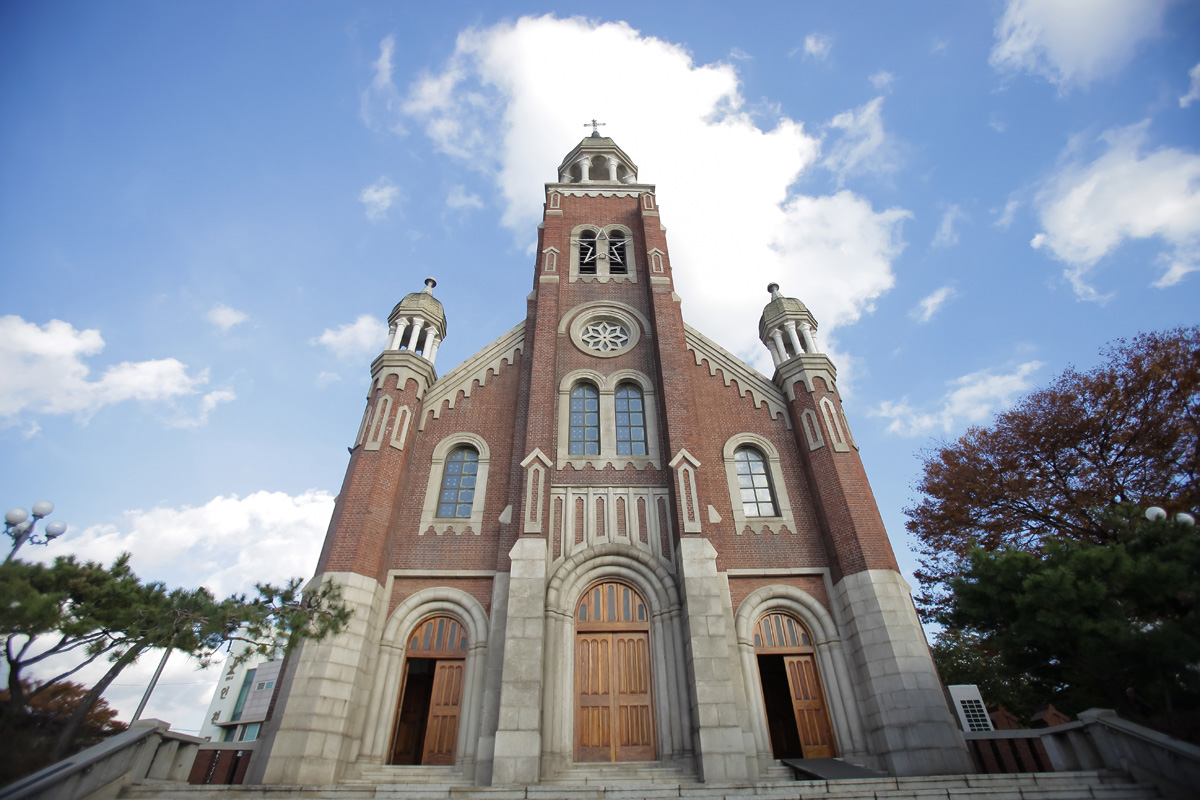
//> input picture Digital_Image_Processing_2021/11w/church.jpg, 1200 x 800 px
$ ./week11_hw3   (built with g++ and OpenCV 4)
//> lines starting //> are read from the running program, lines starting //| are printed output that depends on the picture
#include <iostream>
#include <algorithm>
#include <vector>
#include <ctime>
#include "opencv2/core/core.hpp"
#include "opencv2/highgui/highgui.hpp"
#include "opencv2/imgproc/imgproc.hpp"
#include "opencv2/imgcodecs/imgcodecs.hpp"
#include "opencv2/photo.hpp"
#include "opencv2/imgcodecs.hpp"
#include "opencv2/objdetect/objdetect.hpp"
#include "opencv2/features2d.hpp"

using namespace cv;
using namespace std;

void cvFeatureSIFT(Mat img, string naming);
Mat warpPers(Mat src);
Mat change_img(Mat img, int b);


void cvFeatureSIFT(Mat img, string naming) {

	cout <<naming<< " SIFT starting..." << endl;
	Mat gray;
	cvtColor(img, gray, CV_BGR2GRAY);

	//특징점 추출
	Ptr<cv::SiftFeatureDetector> detector = SiftFeatureDetector::create();
	std::vector<KeyPoint>keyPoints;
	detector->detect(gray, keyPoints);

	//특징점 탐지 결과 표출 후 저장

	Mat result;
	drawKeypoints(img, keyPoints, result);

	string window = "./11w/church_SIFT_" + naming + ".jpg";
	imwrite(window, result);

	cout <<naming << " SIFT finish..." << endl;
}

Mat warpPers(Mat src) {

	cout << "WarpPers starting..." << endl;
	Mat dst;
	float width = src.cols;
	float height = src.rows;

	//투시 변환 좌표 저장
	Point2f src_p[4], dst_p[4];
	src_p[0] = Point2f(0, 0);
	src_p[1] = Point2f(height, 0);
	src_p[2] = Point2f(0, width);
	src_p[3] = Point2f(height, width);

	dst_p[0] = Point2f(0, 0);
	dst_p[1] = Point2f(height, 0);
	dst_p[2] = Point2f(0, width);
	dst_p[3] = Point2f(height*(0.75), width*(0.75));

	//투시 변환 후 저장
	Mat pers_mat = getPerspectiveTransform(src_p, dst_p);
	warpPerspective(src, dst, pers_mat, src.size());
	imwrite("./11w/church_w.jpg", dst);

	cout << "WarpPers img save..." << endl;
	return dst;
}

Mat change_img(Mat img, int b) {
	cout << "Change brightness starting..." << endl;
	Mat result = Mat::zeros(img.size(), img.type());

	// 밝기 조절
	//saturate_cast 0~255 사이의 값인지 판단하여 범위내값으로 지정
	for (int y = 0; y < img.rows; y++) {
		for (int x = 0; x < img.cols; x++) {
			for (int c = 0; c < 3; c++) {
				result.at<Vec3b>(y, x)[c] = saturate_cast<uchar>((img.at<Vec3b>(y, x)[c]) + b );
			}
		}
	}

	//저장
	imwrite("./11w/chruch_b.jpg", result);
	cout << "Change img save..." << endl;

	return result;
}

int main() {
	Mat img = imread("./11w/church.jpg", 1);
//> img is the input picture: 800 rows x 1200 cols, CV_8UC3; mean B, G, R 159.4, 144.3, 135
	if (img.empty()) {
		cout << "Empty image!\n";
		exit(-1);
	}
	string name = "original";
	cvFeatureSIFT(img,name);
//> in cvFeatureSIFT, `cvtColor(img, gray, CV_BGR2GRAY);`:
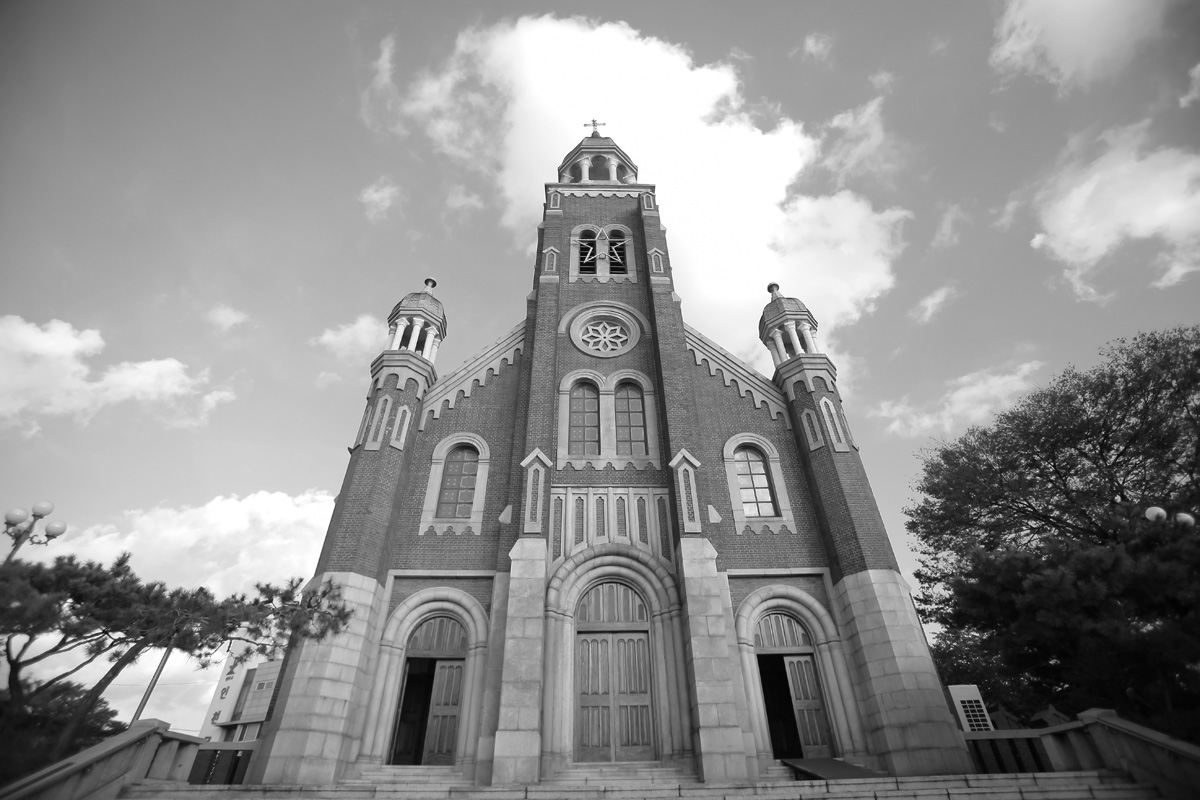
//> gray: 800 rows x 1200 cols, CV_8UC1; min 0, max 255, mean 143.3
//> in cvFeatureSIFT, `detector->detect(gray, keyPoints);`: keyPoints = 3623 keypoints; strongest (x, y, size): (771, 288, 6.3), (420, 345, 6.5), (119, 634, 4.9), (1118, 498, 4)

	int brightness = 40;

	Mat img_new = warpPers(change_img(img,brightness));
//> after the loop in change_img, `for (int y = 0; y < img.rows; y++)`:
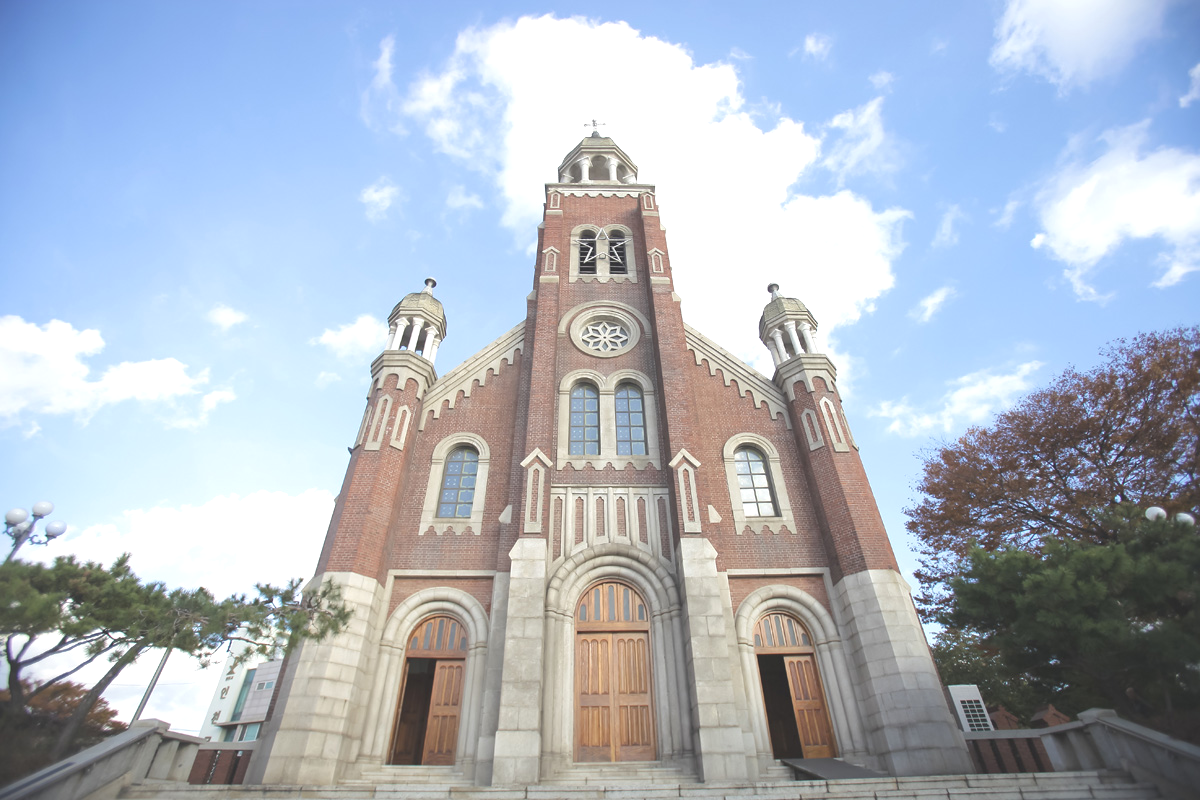
//> result: 800 rows x 1200 cols, CV_8UC3; mean B, G, R 194, 181.4, 172.3
	name = "new";
	cvFeatureSIFT(img_new, name);
//> call 2 of cvFeatureSIFT, with naming = "new"
//> in cvFeatureSIFT (call 2), `cvtColor(img, gray, CV_BGR2GRAY);`:
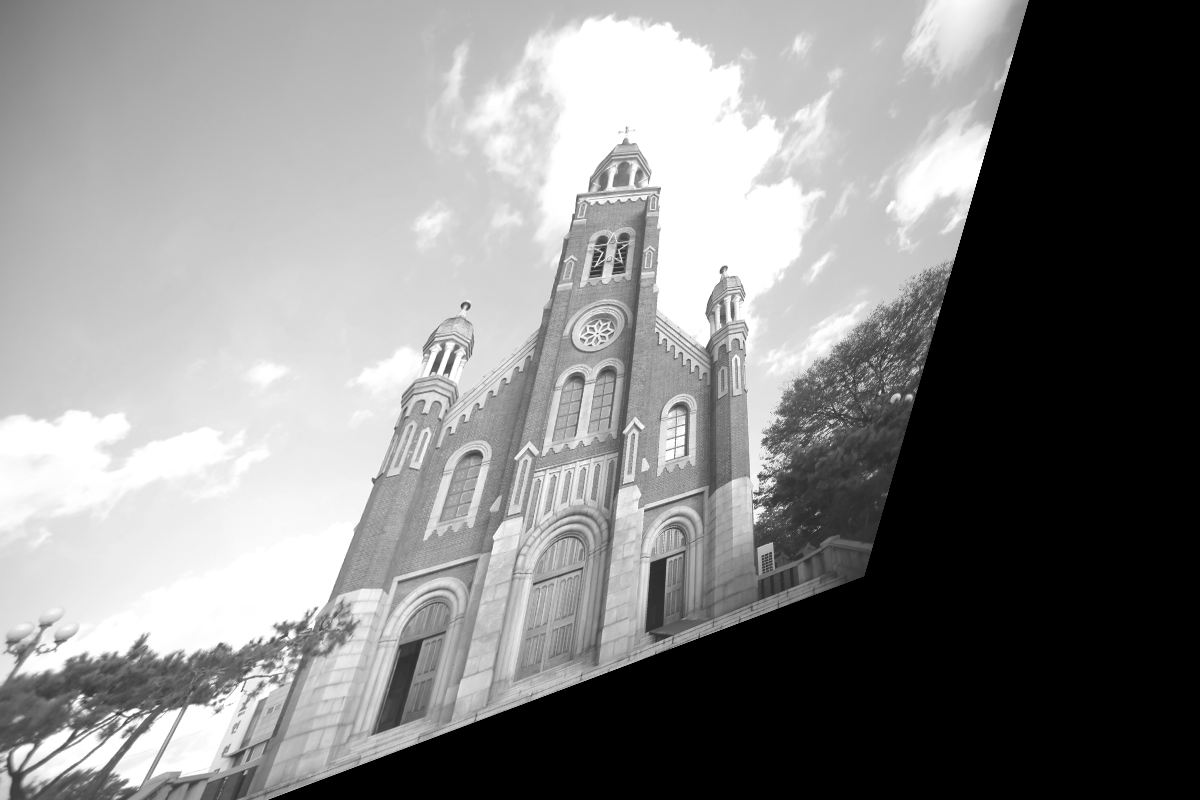
//> gray: 800 rows x 1200 cols, CV_8UC1; min 0, max 255, mean 133.6
//> in cvFeatureSIFT (call 2), `detector->detect(gray, keyPoints);`: keyPoints = 2237 keypoints; strongest (x, y, size): (448, 369, 5.3), (135, 710, 3.9), (880, 392, 2), (910, 397, 4.6)
//> in cvFeatureSIFT (call 2), `drawKeypoints(img, keyPoints, result);`:
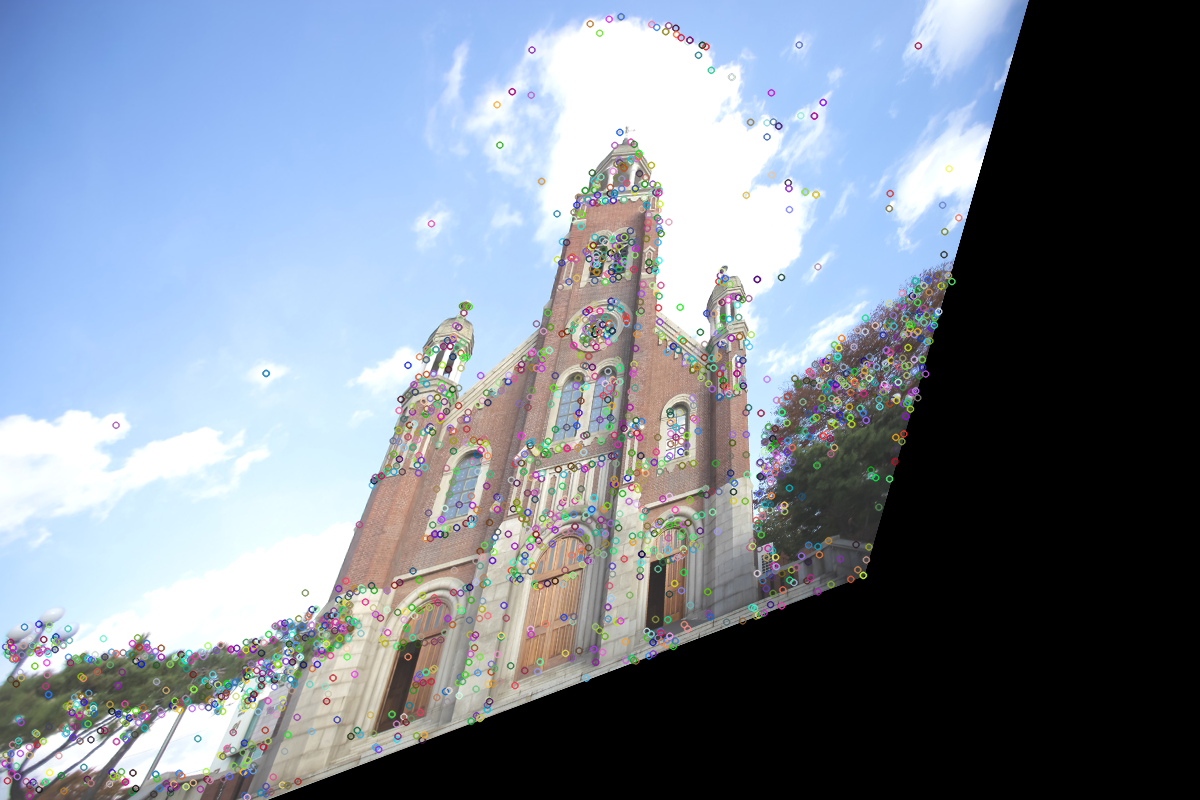
//> result: 800 rows x 1200 cols, CV_8UC3; mean B, G, R 146.9, 133.8, 123.9

	return 0;
}

$ run again, with Digital_Image_Processing_2021/11w/butt.jpg copied over Digital_Image_Processing_2021/11w/church.jpg
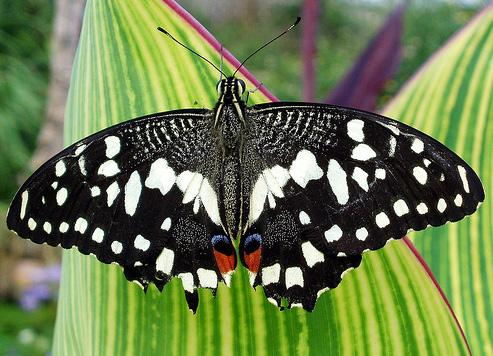
//> input picture Digital_Image_Processing_2021/11w/butt.jpg, 493 x 356 px
//> img is the input picture: 356 rows x 493 cols, CV_8UC3; mean B, G, R 77.2, 123.6, 107
//> keyPoints = 1126 keypoints; strongest (x, y, size): (382, 220, 8.9), (422, 208, 7.1), (98, 235, 8.1), (362, 234, 8)
//> in cvFeatureSIFT (call 2), `cvtColor(img, gray, CV_BGR2GRAY);`:
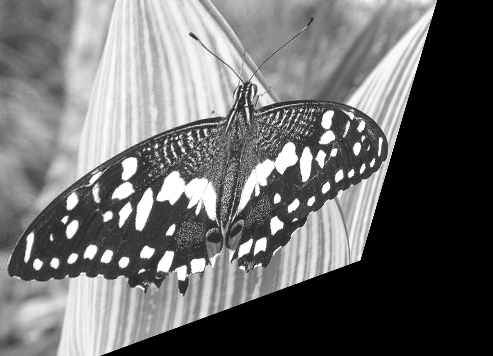
//> gray: 356 rows x 493 cols, CV_8UC1; min 0, max 255, mean 108.7
//> keyPoints = 969 keypoints; strongest (x, y, size): (55, 263, 6.1), (147, 252, 8.2), (124, 262, 6.8), (276, 225, 8.8)
//> in cvFeatureSIFT (call 2), `drawKeypoints(img, keyPoints, result);`:
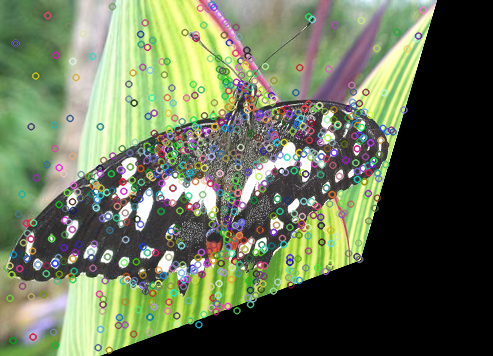
//> result: 356 rows x 493 cols, CV_8UC3; mean B, G, R 86.9, 113.9, 103.2

$ run again, with Digital_Image_Processing_2021/11w/coin.png saved as Digital_Image_Processing_2021/11w/church.jpg
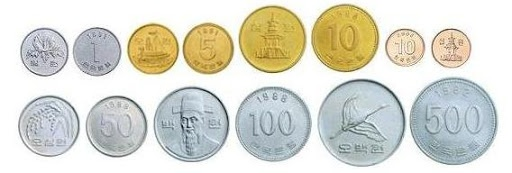
//> input picture Digital_Image_Processing_2021/11w/coin.png, 512 x 173 px
//> img is the input picture: 173 rows x 512 cols, CV_8UC3; mean B, G, R 206.9, 218.1, 218.2
//> keyPoints = 366 keypoints; strongest (x, y, size): (391, 92, 2.3), (190, 124, 2.5), (357, 127, 1.9), (352, 129, 1.9)
//> after the loop in change_img, `for (int y = 0; y < img.rows; y++)`:
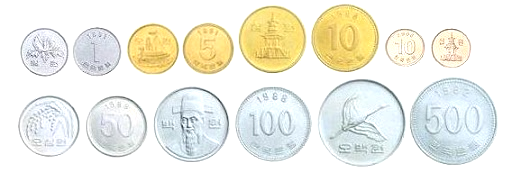
//> result: 173 rows x 512 cols, CV_8UC3; mean B, G, R 228.6, 239.3, 239.1
//> keyPoints = 193 keypoints; strongest (x, y, size): (286, 95, 6.7), (264, 103, 10.8), (231, 115, 12.7), (149, 148, 15.4)
//> in cvFeatureSIFT (call 2), `drawKeypoints(img, keyPoints, result);`:
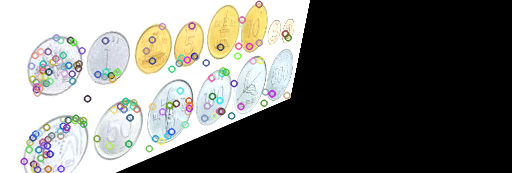
//> result: 173 rows x 512 cols, CV_8UC3; mean B, G, R 113.5, 117.4, 117.4
